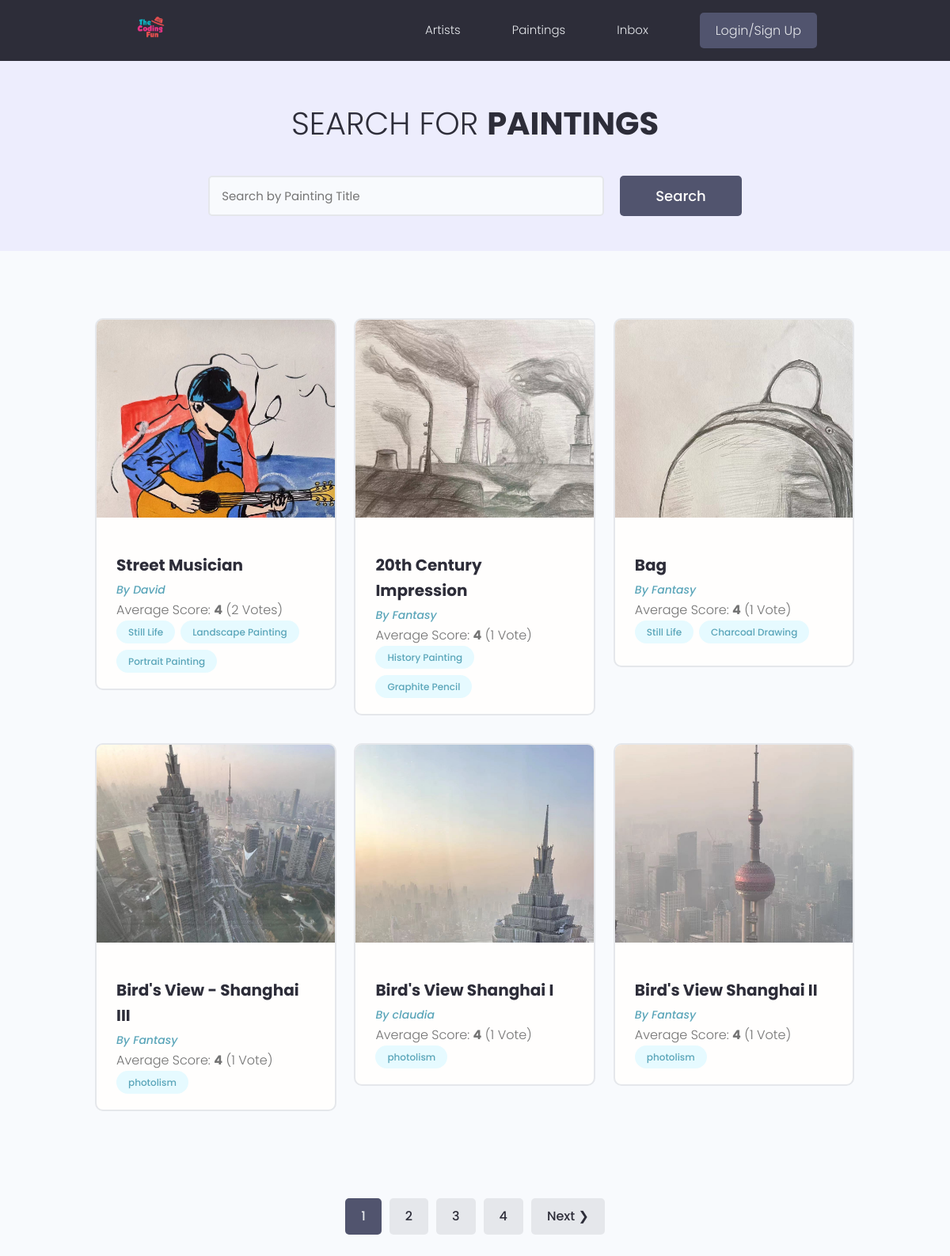
/paintings/, run on the app's committed database.
### paintings/models.py (models this page shows, shortened)
class Painting(models.Model):
    owner = models.ForeignKey(Profile, null=True, blank=True, on_delete=models.CASCADE)
    title = models.CharField(max_length=200)
    featured_image = models.ImageField(null=True, blank=True, default="default.png")
    demo_link = models.TextField(max_length=500, null=True, blank=True)
    description = models.TextField(null=True, blank=True)
    tags = models.ManyToManyField('Tag', blank=True)
    vote_total = models.IntegerField(default=0, null=True, blank=True)
    vote_score = models.IntegerField(default=0, null=True, blank=True)
    created = models.DateTimeField(auto_now_add=True)
    id = models.UUIDField(default=uuid.uuid4, unique=True, primary_key=True, editable=False)
    @property
    def imageURL(self):
        try:
            url = self.featured_image.url
        except:
            url = ""
        return url
    class Meta:
        ordering = ['-vote_score', "-vote_total", "title"]

class Tag(models.Model):
    name = models.CharField(max_length=200)
    created = models.DateTimeField(auto_now_add=True)
    id = models.UUIDField(default=uuid.uuid4, unique=True, primary_key=True, editable=False)

### users/models.py (models this page shows, shortened)
class Profile(models.Model):
    user = models.OneToOneField(User, on_delete=models.CASCADE, null=True, blank=True)
    name = models.CharField(max_length=200, blank=True, null=True)
    username = models.CharField(max_length=200, blank=True, null=True)
    location = models.CharField(max_length=200, blank=True, null=True)
    email = models.EmailField(max_length=200, blank=True, null=True)
    short_intro = models.CharField(max_length=200, blank=True, null=True)
    bio = models.TextField(blank=True, null=True)
    profile_image = models.ImageField(null=True, blank=True, upload_to="profiles/", default="profiles/default.jpg")
    social_github = models.CharField(max_length=200, blank=True, null=True)
    social_twitter = models.CharField(max_length=200, blank=True, null=True)
    social_linkedin = models.CharField(max_length=200, blank=True, null=True)
    social_website = models.CharField(max_length=200, blank=True, null=True)
    created = models.DateTimeField(auto_now_add=True)
    id = models.UUIDField(default=uuid.uuid4, unique=True, primary_key=True, editable=False)

### paintings/views.py (the view)
# urls.py: path("paintings/", include("paintings.urls")),
def paintings(request):
    paintings, search_query = searchPainting(request)
    paintings, custom_range = paginatePaintings(request, paintings, 6)
    context = {"paintings": paintings, "search_query": search_query, "custom_range": custom_range}
    return render(request, "paintings/paintings.html", context)

### paintings/utils.py (called while the page is built)
def paginatePaintings(request, paintings, num_per_page):
    page = request.GET.get("page")
    paginator = Paginator(paintings, num_per_page)
    try:
        paintings = paginator.page(page)
    except PageNotAnInteger:
        page = 1
        paintings = paginator.page(page)
    except EmptyPage:
        page = paginator.num_pages
        paintings = paginator.page(page)
    left_index = max(int(page)-3, 1)
    right_index = min(left_index + 4, paginator.num_pages + 1)
    custom_range = range(left_index, right_index)
    return paintings, custom_range

def searchPainting(request):
    search_query = ""
    if request.GET.get("search_query"):
        search_query = request.GET.get("search_query")
    filter_profiles = Profile.objects.filter(username__icontains=search_query)
    filter_tags = Tag.objects.filter(name__iexact=search_query)
    profiles = Painting.objects.distinct().filter(
        Q(owner__in=filter_profiles) |
        Q(title__icontains=search_query) |
        Q(tags__in=filter_tags))
    return profiles, search_query

### paintings/templates/paintings/paintings.html (shortened to what this page needs)
{% extends 'main.html' %}
{% block content %}
<main class="projects">
    <section class="hero-section text-center">
        <div class="container container--narrow">
            <br>
            <div class="hero-section__box">
                <h2>Search for <span>Paintings</span></h2>
            </div>
            <div class="hero-section__search">
                <form class="form" action="{% url 'paintings' %}" method="get" id="searchForm">
                    <div class="form__field">
                        <input class="input input--text" id="formInput#search" type="text" name="search_query"
                            value="{{search_query}}" placeholder="Search by Painting Title" />
                    </div>
                    <input class="btn btn--sub btn--lg" type="submit" value="Search" />
                </form>
            </div>
        </div>
    </section>
    <section class="projectsList">
        <div class="container">
            <div class="grid grid--three">
                {% for painting in paintings %}
                <div class="column">
                    <div class="card project">
                        <a href="{% url 'painting' painting.id %}" class="project">
                            <img class="project__thumbnail" src="{{painting.imageURL}}" alt="project thumbnail" />
                            <div class="card__body">
                                <h3 class="project__title">{{painting.title}}</h3>
                                <p><a class="project__author" href="{% url 'single-profile' painting.owner.id %}">By
                                        {{painting.owner.name}}</a></p>
                                <span class="project--rating">Average Score:
                                    <span style="font-weight: bold;">{{painting.vote_score}}</span>
                                    <span>({{painting.vote_total}} Vote{{painting.vote_total|pluralize:"s"}})</span>
                                    <div class="project__tags">
                                        {% for tag in painting.tags.all %}
                                        <span class="tag tag--pill tag--main">
                                            <small>{{tag.name}}</small>
                                        </span>
                                        {% endfor %}
                                    </div>
                            </div>
                        </a>
                    </div>
                </div>
                {% endfor %}
            </div>
        </div>
    </section>
    {% include 'pagination.html' with query_set=paintings custom_range=custom_range %}
</main>
{% endblock content %}

### static/styles/app.css (style rules this page uses)
:root { --color-sub: #2d2d39; }
.btn--sub { background-color: var(--color-sub-light); }
.card { border: 2px solid var(--color-light); }
img { width: 100%; }
.hero-section { height: 40vh; display: flex; align-items: center; background-color: var(--color-sub); }
.hero-section__box { margin-bottom: 4rem; }
.hero-section__box > h2, .hero-section__box > h2 > span { font-size: 4rem; color: var(--color-light); line-height: 1.3; text-transform: uppercase; }
.hero-section__box > h2 { font-weight: 300; }
.hero-section__box > h2 > span { font-weight: 700; }
.hero-section__search > .form { display: flex; align-items: center; justify-content: center; gap: 2rem; }
.hero-section__search > .form input.input--text { width: 50rem; }
.project__author { font-size: 1.4rem; font-style: italic; }
.project--rating { margin-bottom: 1.6em; margin-top: 0.5em; }
.projects > .hero-section { background: var(--color-sub-lighter); height: 30vh; }
.projects .hero-section__box { margin-bottom: 2.5rem; }
.projects .hero-section__box > h2 { color: var(--color-sub); }
.projects .hero-section__box > h2 > span { font-weight: 700; color: var(--color-sub); }
.projectsList { margin-top: 8rem; }
.project__thumbnail { width: 35rem; height: 25rem; object-fit:cover; object-position: top; margin-bottom: 1em; }
.project__title { font-size: 2rem; font-weight: 700; color: var(--color-sub); }

### static/uikit/styles/modules/_variables.css (style rules this page uses)
:root { --color-main: #5aa5b9; --color-main-light: #e6faff; --color-sub: #3f4156; --color-sub-light: #51546e; --color-sub-lighter: #ededfd; --color-text: #737373; --color-gray: #8b8b8b; --color-light: #e5e7eb; --color-light-gray: #767676; --color-bg: #f8fafd; --color-white: #fffefd; --color-white-light: #f3f3f3; --color-success: #359e64; --color-success-bg: #def8e8; --color-error: #fc4b0b; --color-error-bg: #fff2ee; --font-base: 'Poppins', arial, helvetica, 'Segoe UI', roboto, ubuntu, sans-serif; --font-monospace: 'Fira Code', 'Courier New', courier, monospace; --font-regular: 300; --font-medium: 500; --font-bold: 700; --generic-shadow: 1px 1px 5px #00000010; --generic-transition: all 0.3s ease-in-out; }

### static/uikit/styles/modules/_base.css (style rules this page uses)
* { margin: 0; padding: 0; box-sizing: border-box; text-rendering: optimizeLegibility; color: inherit; font-size: inherit; }
html { font-size: 50%; }
@media only screen and (min-width: 480px) { html { font-size: 56.25%; } }
@media only screen and (min-width: 1200px) { html { font-size: 62.5%; } }
body { line-height: 1.6; font-weight: 400; font-size: 1.5rem; color: var(--color-text); background-color: var(--color-bg); min-height: 100vh; }

### static/uikit/styles/modules/_typography.css (style rules this page uses)
* { font-family: var(--font-base); }
h2 { font-size: 3.6rem; font-weight: var(--font-bold); }
h3 { font-size: 3.2rem; font-weight: var(--font-medium); }
p, span, strong { font-size: 1.6rem; color: var(--color-text); font-weight: var(--font-regular); }
a { padding-bottom: 2px; text-decoration: none; display: inline-block; color: var(--color-main); font-weight: var(--font-medium); }

### static/uikit/styles/modules/_utilities.css (style rules this page uses)
.container { width: 92%; max-width: 165rem; margin: 0 auto; box-sizing: border-box; }
.container--narrow { width: 92%; max-width: 120rem; }
@media screen and (min-width: 1000px) { .container { width: 90%; } }
@media screen and (min-width: 1000px) { .container--narrow { width: 85%; } }
@media screen and (min-width: 1200px) { .container { width: 80%; } }
@media screen and (min-width: 1200px) { .container--narrow { width: 72%; } }
.text-center { text-align: center; }

### static/uikit/styles/modules/_button.css (style rules this page uses)
.btn { display: inline-block; position: relative; cursor: pointer; background-color: var(--color-light); font-weight: var(--font-medium); color: var(--color-sub); text-decoration: none; padding: 1rem 2rem; border-radius: 0.5rem; border: none; width: -webkit-fit-content; width: -moz-fit-content; width: fit-content; height: -webkit-fit-content; height: -moz-fit-content; height: fit-content; font-size: 1.6rem; outline-width: 0; outline-color: transparent; -webkit-backface-visibility: hidden; backface-visibility: hidden; transition: all 0.3s ease-in-out; }
.btn--sub { background-color: var(--color-sub); color: var(--color-white); }
.btn--lg { font-size: 1.8rem; padding: 1.2rem 4.5rem; }

### static/uikit/styles/modules/_card.css (style rules this page uses)
.card { border-radius: 1rem; background-color: var(--color-white); border: 1.5px solid var(--color-light); width: auto; height: auto; margin-top: 0.5rem; margin-bottom: 0.5rem; overflow: hidden; }
.card__body, .card__header { padding: 2rem 2.5rem; }

### data on the page
Painting: imageURL (picture), title "Street Musician", owner.name "David", vote_score "4", vote_total "2"
Tag: name "Still Life"
Tag: name "Landscape Painting"
Tag: name "Portrait Painting"
Painting: imageURL (picture), title "20th Century Impression", owner.name "Fantasy", vote_score "4", vote_total "1"
Tag: name "History Painting"
Tag: name "Graphite Pencil"
Painting: imageURL (picture), title "Bag", owner.name "Fantasy", vote_score "4", vote_total "1"
Tag: name "Charcoal Drawing"
Painting: imageURL (picture), title "Bird's View - Shanghai III", owner.name "Fantasy", vote_score "4", vote_total "1"
Tag: name "photolism"
Painting: imageURL (picture), title "Bird's View Shanghai I", owner.name "claudia", vote_score "4", vote_total "1"
Painting: imageURL (picture), title "Bird's View Shanghai II", owner.name "Fantasy", vote_score "4", vote_total "1"

### other printed values
{{ page }} "1"
{{ page }} "2" "3" "4"
